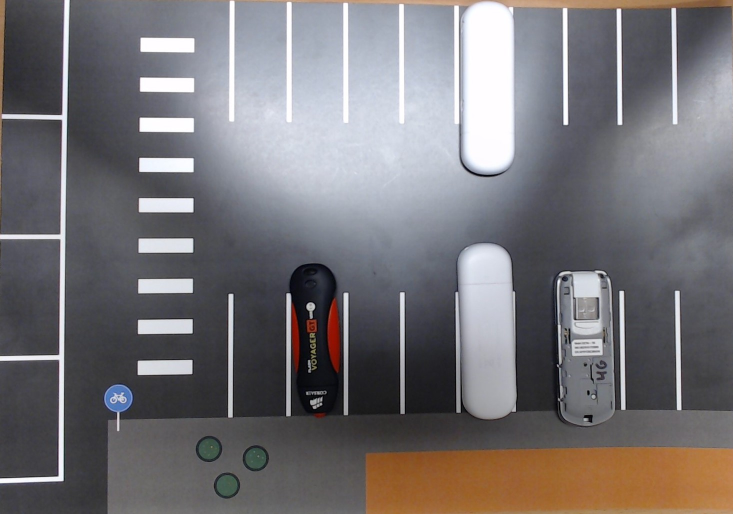
#> input picture python/img/CarParkingTest.jpg, 1466 x 1028 px, found by its file name (shown at 1/2 size)
$ python CarPark.py
#> lines starting #> are read from the running program, lines starting #| are printed output that depends on the picture
import cv2
import pickle

width, height = 86, 170

try:
    with open('.\img\CarParkPos', 'rb') as f:
        posList = pickle.load(f)
except:
    posList = []

#Mouse Draw Event
def mouseDraw(events, x, y, flags, params):
    if events == cv2.EVENT_LBUTTONDOWN:
        posList.append((x, y))
    if events == cv2.EVENT_RBUTTONDOWN:
        for i, pos in enumerate(posList):
            x1, y1 = pos
            if x1 < x < x1 + width and y1 < y < y1 + height:
                posList.pop(i)

    with open('CarParkPos', 'wb') as f:
        pickle.dump(posList, f)

while True:
    # Import img
    img = cv2.imread('.\img\CarParkingTest.jpg')
#> img is the input picture: shape (1028, 1466, 3); mean B, G, R 117, 114.2, 117.2
    img = cv2.resize(img, (1280, 720))
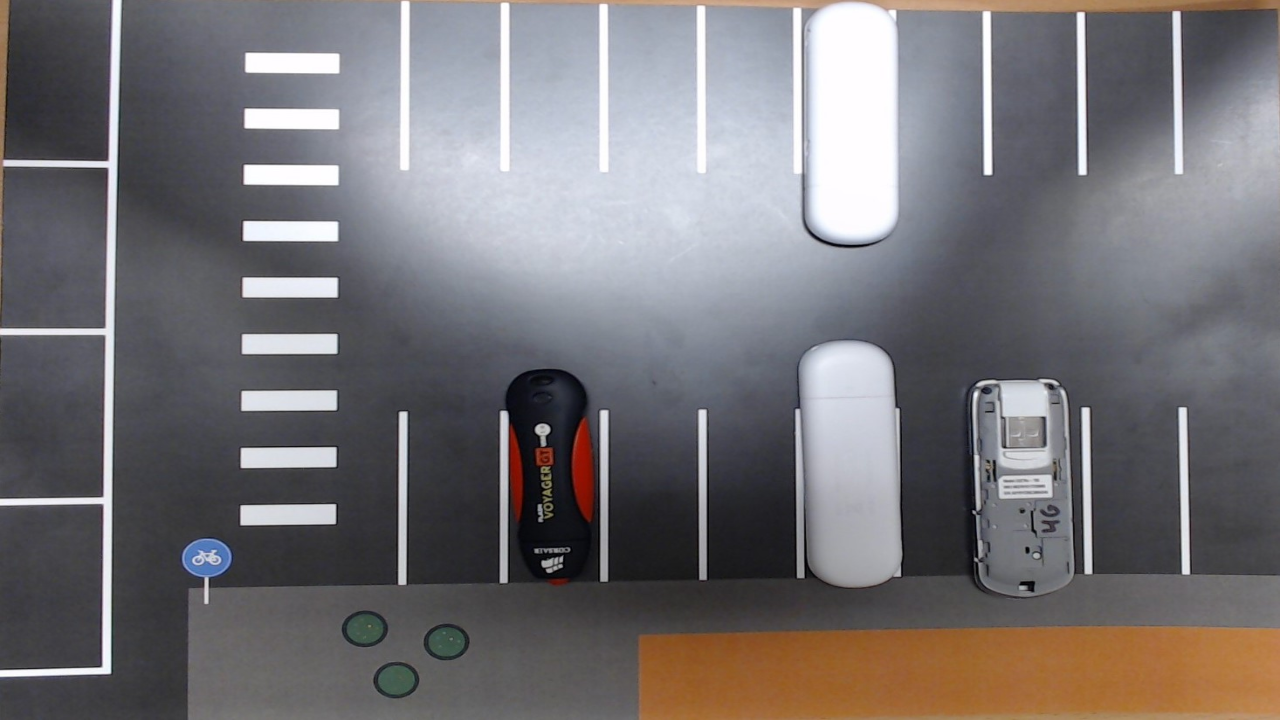
#> img: shape (720, 1280, 3); mean B, G, R 116.9, 114.1, 117.1
    #Draw Rectangle
    for pos in posList:
        cv2.rectangle(img, pos, (pos[0] + width, pos[1] + height), (255, 0, 255), 3)
    #Show img
    cv2.imshow("image", img)
    cv2.setMouseCallback("image", mouseDraw)
    if cv2.waitKey(1) & 0xFF == ord('q'):
#> (key q is pressed here)
        break

$ run again, with python/img/CarPark2.jpg copied over python/img/CarParkingTest.jpg
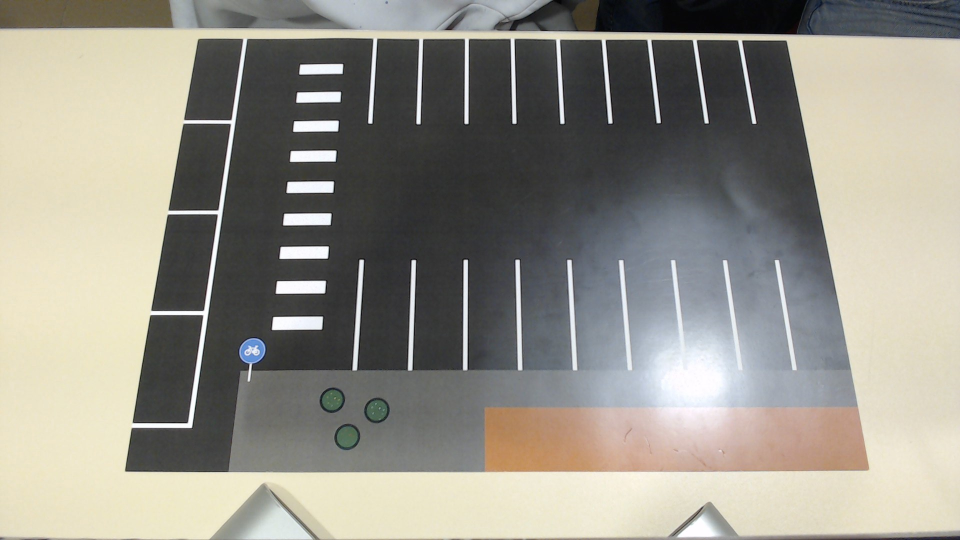
#> input picture python/img/CarPark2.jpg, 1920 x 1080 px, found by its file name (shown at 1/2 size)
#> img is the input picture: shape (1080, 1920, 3); mean B, G, R 136.8, 146.3, 149.1
#> `img = cv2.resize(img, (1280, 720))`:
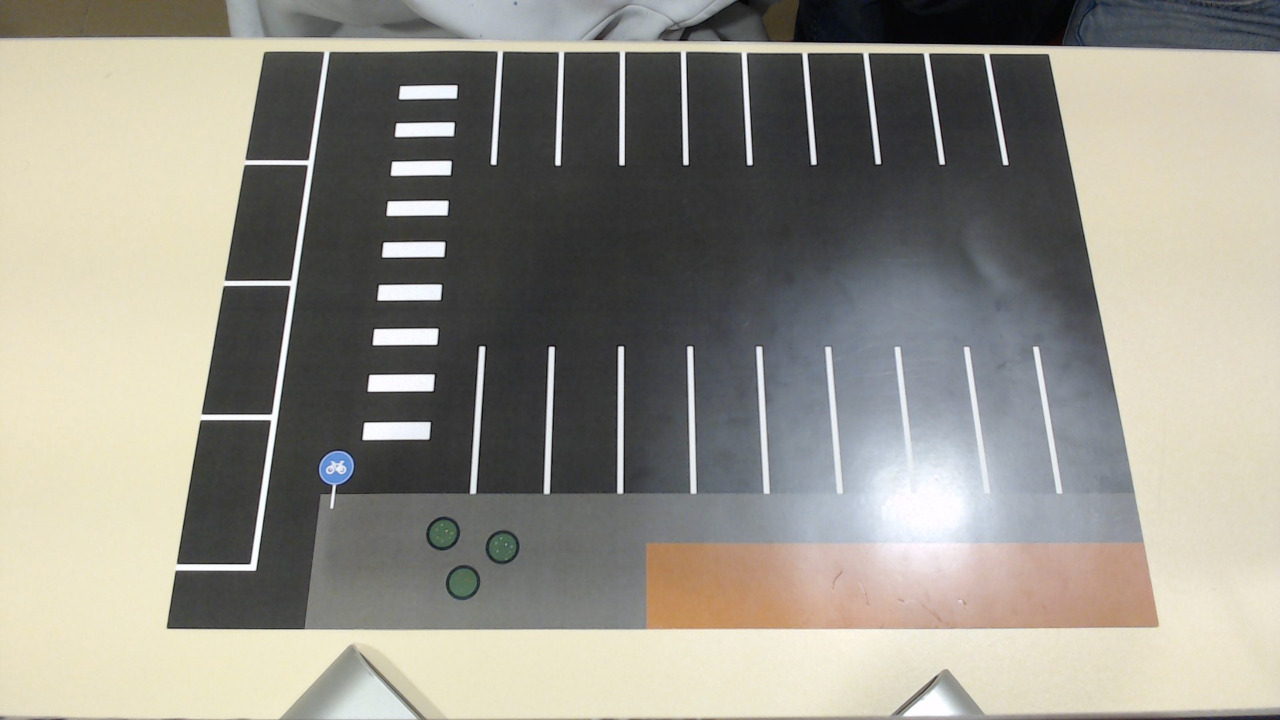
#> img: shape (720, 1280, 3); mean B, G, R 136.7, 146.2, 149

$ run again, with python/img/CarParking0.jpg copied over python/img/CarParkingTest.jpg
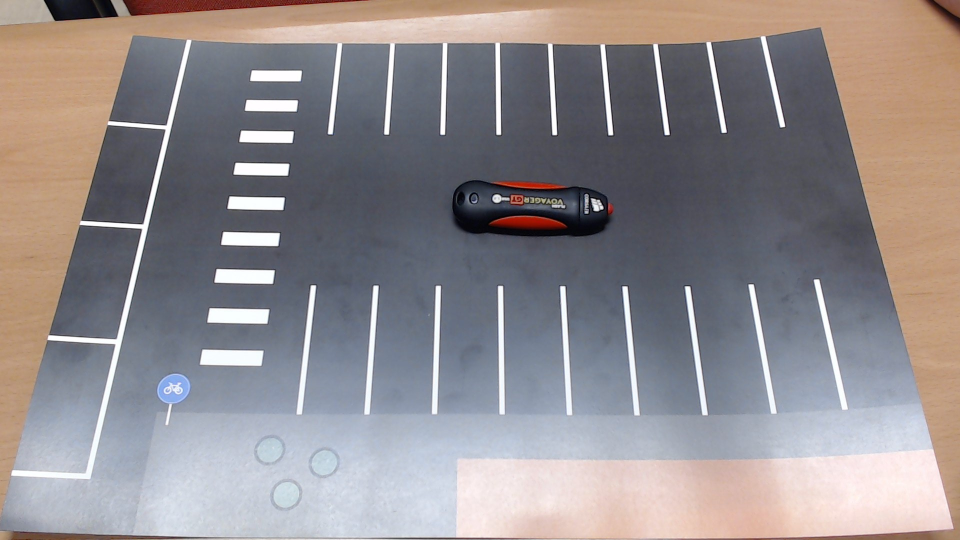
#> input picture python/img/CarParking0.jpg, 1920 x 1080 px, found by its file name (shown at 1/2 size)
#> img is the input picture: shape (1080, 1920, 3); mean B, G, R 141.9, 139.5, 145.4
#> `img = cv2.resize(img, (1280, 720))`:
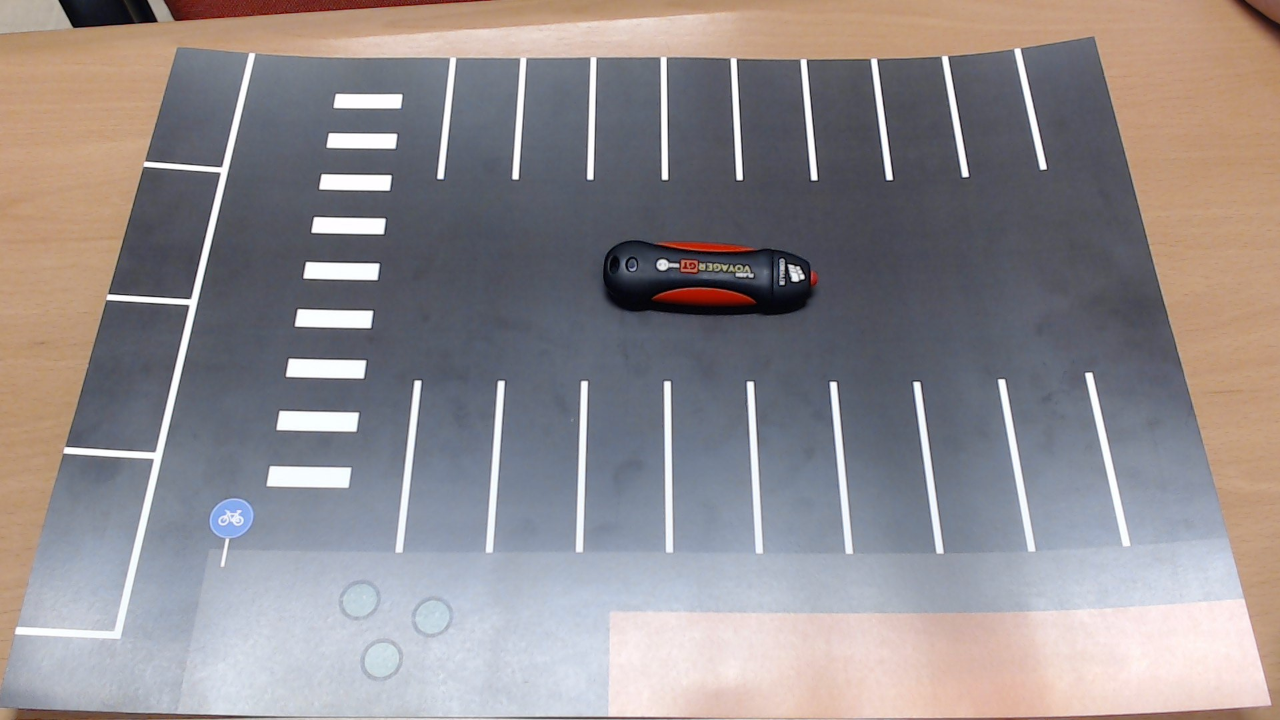
#> img: shape (720, 1280, 3); mean B, G, R 141.9, 139.5, 145.4

$ run again, with python/img/CarParking1.jpg copied over python/img/CarParkingTest.jpg
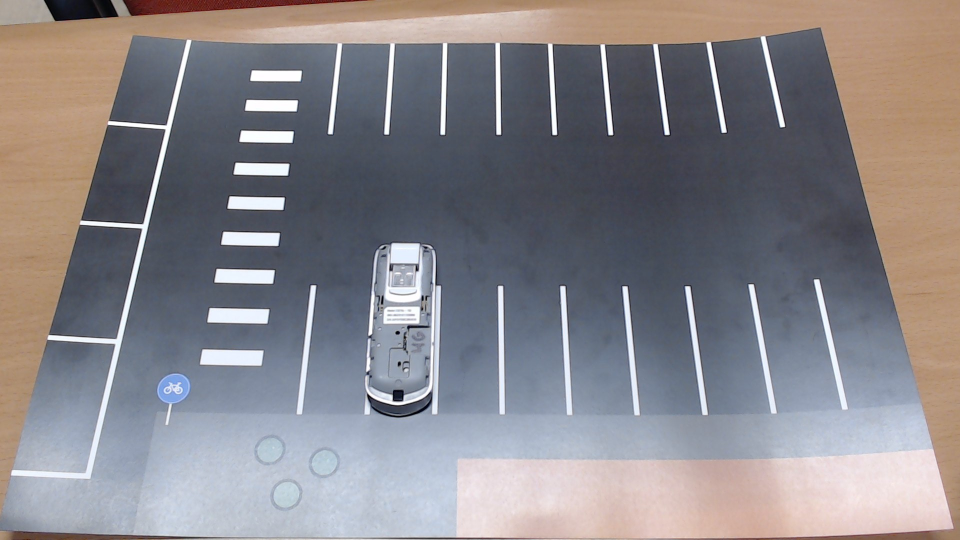
#> input picture python/img/CarParking1.jpg, 1920 x 1080 px, found by its file name (shown at 1/2 size)
#> img is the input picture: shape (1080, 1920, 3); mean B, G, R 137.4, 133, 136.3
#> `img = cv2.resize(img, (1280, 720))`:
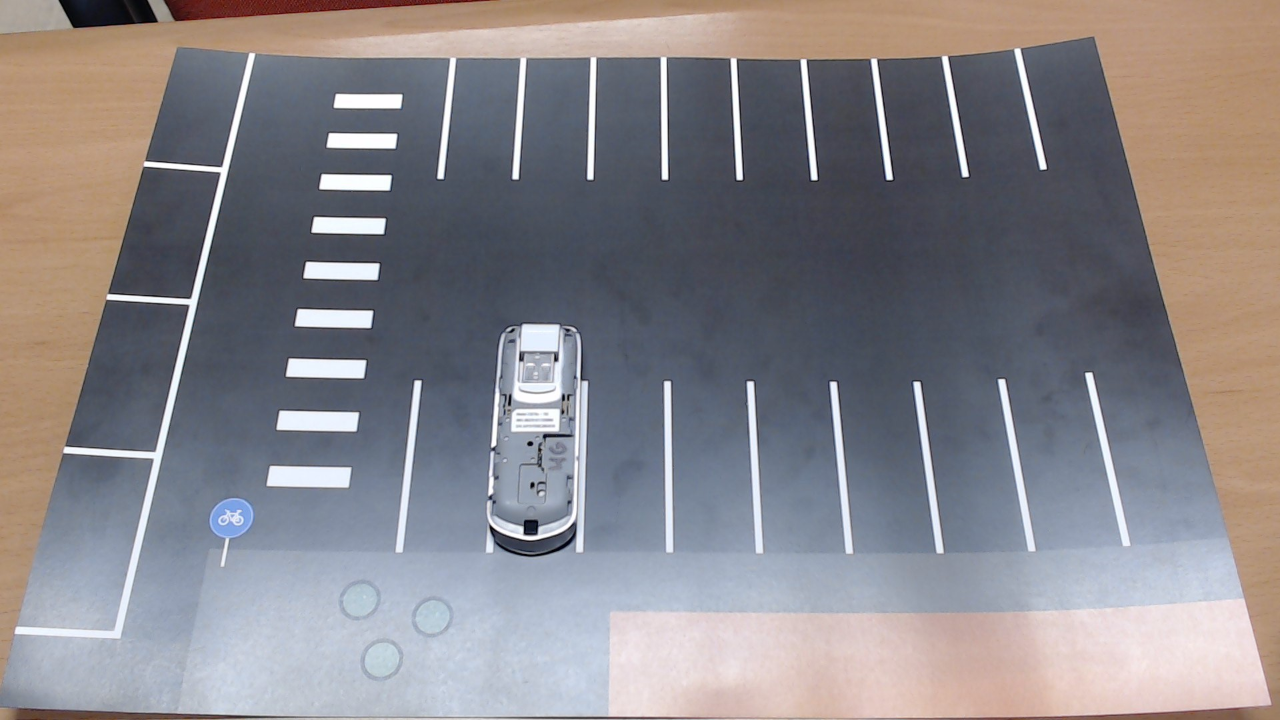
#> img: shape (720, 1280, 3); mean B, G, R 137.4, 133, 136.3
